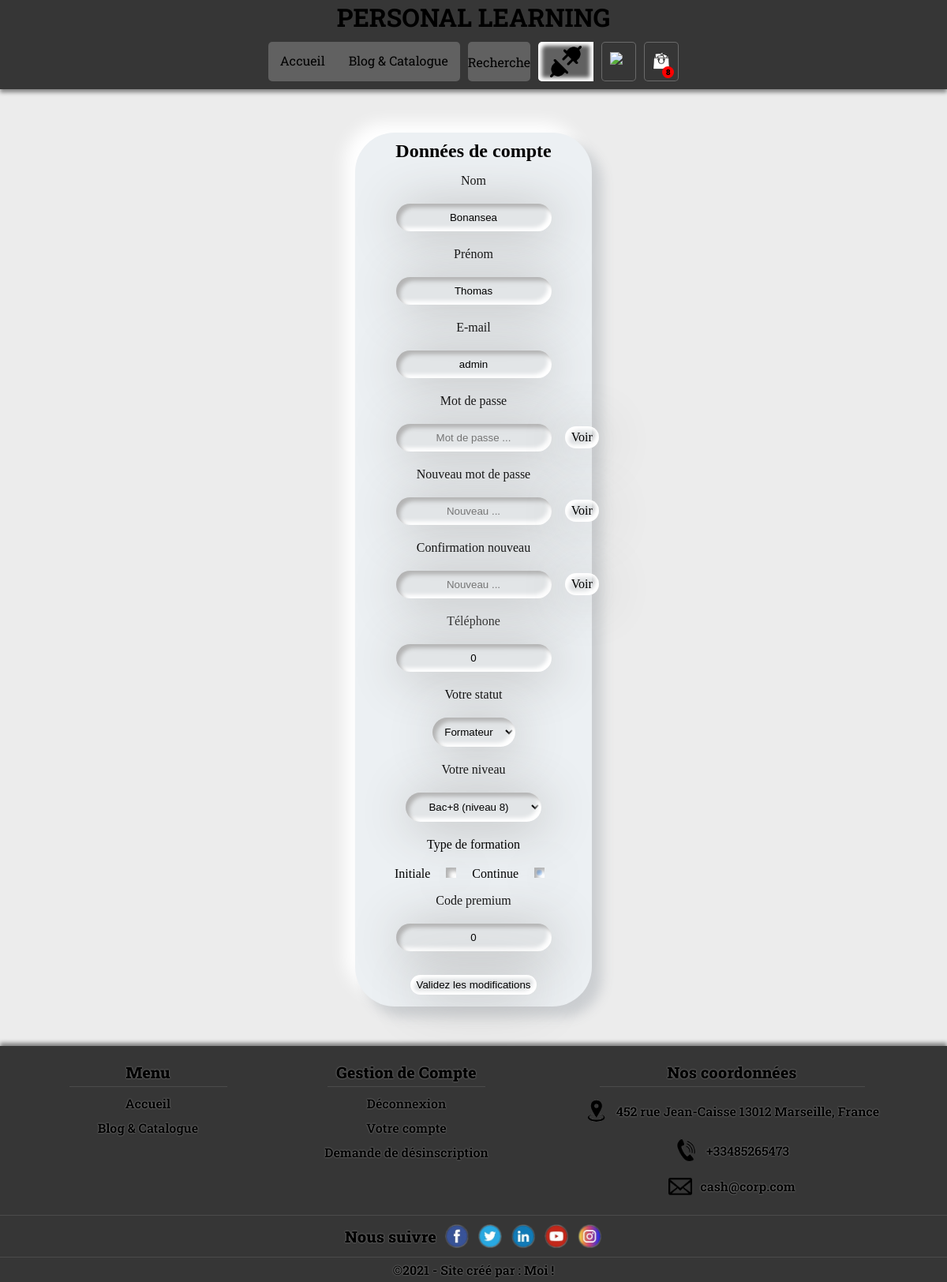
The page /front/compte.php (signed in) on the database its author committed.
### tables this page shows
CREATE TABLE `users` (
  `Id` int(11) NOT NULL,
  `Name` varchar(30) NOT NULL,
  `Firstname` varchar(30) NOT NULL,
  `Email` varchar(60) NOT NULL,
  `Password` varchar(255) NOT NULL,
  `Phone` int(15) NOT NULL,
  `Code` int(30) NOT NULL,
  `Id_statut` int(11) NOT NULL,
  `Id_formation` int(11) NOT NULL,
  `Id_niveau` int(11) NOT NULL,
  `Id_type` int(11) NOT NULL
);

CREATE TABLE `formations` (
  `Id_formation` int(11) NOT NULL,
  `Formation_name` varchar(30) NOT NULL
);

### includes/session.php (called while the page is built, shortened)
<?php
function be_connect()
{
	if (isset($_SESSION['Id'])) return true;
	else return false;
}

### includes/class/Database.php (called while the page is built, shortened)
<?php
class Database
{
    private static $dbName = 'personal_learning';
    private static $dbHost = 'localhost';
    private static $dbUsername = 'root';
    private static $dbUserPassword = '';
    private static $pdo = null;
    public static function connect()
    {
        if (null == self::$pdo) {
            try {
                self::$pdo = new PDO("mysql:host=" . self::$dbHost . ";" . "dbname=" . self::$dbName, self::$dbUsername, self::$dbUserPassword);
                self::$pdo->setAttribute(PDO::ATTR_ERRMODE, PDO::ERRMODE_EXCEPTION);
                self::$pdo->setAttribute(PDO::ATTR_DEFAULT_FETCH_MODE, PDO::FETCH_ASSOC);
            } catch (PDOException $e) {
                echo "Erreur connexion ...<br>";
                die($e->getMessage());
            }
        }
        return self::$pdo;
    }
    public static function disconnect()
    {
        self::$pdo = null;
    }
    public function myQuery($sql)
    {
        $pdoStatment = self::$pdo->query($sql);
        return $pdoStatment;
    }
    public function myPrepare(string $sql)
    {
        $prep_pdoStatment = self::$pdo->prepare($sql);
        return $prep_pdoStatment;
    }
    public function myExecute($prep_pdoStatment, array $values)
    {
        if(empty($values)) $prep_pdoStatment->execute();
        else $prep_pdoStatment->execute($values);
        return $prep_pdoStatment;
    }
}

### includes/class/Form_account.php (the view, shortened to what this page needs)
<?php
class Form_account
{
	private $dataform;
	private $inputs = array();
	private $nbRadio = 0;
	public function __construct($pdo, $dataform = array())	{
		$this->dataform = $dataform;
	}
	private function getValueFromArray($key) {
		return isset($this->dataform[$key]) ? utf8_encode($this->dataform[$key]) : null;
	}
	public function inputText(string $title, string $text, string $name, $needed=false)	{
		$this->inputs[] = $name;
		return "<label for='{$name}'>{$title}</label><input type='text' id='{$name}' name='{$name}' placeholder='{$text}' value='". $this->getValueFromArray($name) ."'>";
	}
	public function inputPassword(string $title, $text="Mot de passe ...", $name="Password", $needed=true) {
		$this->inputs[] = $name;
		return "<div class='pswd-voir'><label for='{$name}'>{$title}</label><input type='password' id='Password' name='{$name}' placeholder='{$text}' ><div id='btnVoir' class='btn btn-voir'>Voir</div></div>";
	}
	public function inputSelect(string $title, array $options, string $name, $needed=true) {
		$this->inputs[] = $name;
		$html = "<label for='{$name}'>{$title}</label><select id='{$name}' name='{$name}'>";
		for ($i=0; $i < count($options); $i++) {
			$value=$i+1;
			if($this->getValueFromArray($name) === "$value") $html .= "<option value='{$value}' selected='selected'>{$options[$i]}</option>";
			else $html .= "<option value='{$value}'>{$options[$i]}</option>";
		}
		$html .= "</select>";
		return $html;
	}
	public function inputRadio(string $title, $name='Id_formation', $needed=true) {
		$flag = false;
		for ($i=0; $i < count($this->inputs); $i++) {
			if($this->inputs[$i] === $name) $flag=true;
		}
		if(!$flag) $this->inputs[] = $name;
		$this->nbRadio++;
		if($this->getValueFromArray($name) === "$this->nbRadio") {
			return "<label for='radio'>{$title}</label><input type='radio' id='radio' name='{$name}' value={$this->nbRadio} checked>";
		}
		else return "<label for='radio'>{$title}</label><input type='radio' id='radio' name='{$name}' value={$this->nbRadio}>";
	}
	public function submit(string $text) {
		return "<input class='btn' type='submit' value='$text'>";
	}
}

### front/compte.php (shortened to what this page needs)
<?php
require_once '../includes/session.php';
?>
<!DOCTYPE html>
<html lang="fr">
<?php require_once SERVEUR_ROOT.'/includes/head.php'; ?>
<body>
	<?php require_once SERVEUR_ROOT.'/includes/header.php'; ?>
	<?php
	$pdo = new Database();
	if (empty($_POST)) {
		$prep_sqlSelect = $pdo->myPrepare("SELECT * FROM users WHERE Email = :Email");
		$pdo->myExecute($prep_sqlSelect, ['Email' => $_SESSION['Email']]);
		if ($prep_sqlSelect && $res = $prep_sqlSelect->fetch()) {
			$form = new Form_account($pdo, $res);
		}
	} else $form = new Form_account($pdo, $_POST);
	?>
	<form id="formAccount" class="formAccount" action="" method="POST">
		<h2>Données de compte</h2>
		<?php
		echo $form->inputText("Nom", "Nom ...", "Name");
		echo $form->inputText("Prénom", "Prénom ...", "Firstname");
		echo $form->inputText("E-mail", "E-mail ...", "Email");
		echo $form->inputPassword("Mot de passe", "Mot de passe ...", 'Password', false);
		echo $form->inputPassword("Nouveau mot de passe", "Nouveau ...", 'Password_N1', false);
		echo $form->inputPassword("Confirmation nouveau", "Nouveau ...", 'Password_N2', false);
		echo $form->inputText("Téléphone", "Téléphone ...", "Phone");
		$res = $pdo->myQuery("SELECT Statut_name FROM statuts")->fetchAll(PDO::FETCH_NUM);
		for ($i=0; $i < count($res); $i++) $res[$i] = utf8_encode($res[$i][0]);
		echo $form ->inputSelect('Votre statut', $res, 'Id_statut');
		$res = $pdo->myQuery("SELECT Niveau_name FROM niveaux")->fetchAll(PDO::FETCH_NUM);
		for ($i=0; $i < count($res); $i++) $res[$i] = utf8_encode($res[$i][0]);
		echo $form ->inputSelect('Votre niveau', $res, 'Id_niveau');
		$res = $pdo->myQuery("SELECT Formation_name FROM formations")->fetchAll(PDO::FETCH_NUM);
		echo '<div class="grp_radio"><span>Type de formation</span>';
		for ($i=0; $i < count($res); $i++) {
			$res[$i] = utf8_encode($res[$i][0]);
			echo '<div>'.$form ->inputRadio($res[$i]).'</div>';
		}
		echo '</div>';
		echo $form->inputText("Code premium", "Code ...", "Code");
		echo $form->submit("Validez les modifications");
		?>
	</form>
	<?php require_once SERVEUR_ROOT . '/includes/footer.php'; ?>
</body>
</html>

### includes/head.php (shortened to what this page needs)
<head>
	<link rel="stylesheet" href="<?= ROOT_URL; ?>/assets/css/document.css" />
	<link rel="stylesheet" href="<?= ROOT_URL; ?>/assets/css/header_multiBurger.css" />
	<link rel="stylesheet" href="<?= ROOT_URL; ?>/assets/css/footer.css" />
	<?php if (basename($_SERVER["PHP_SELF"], '.php') === "connexion" || basename($_SERVER["PHP_SELF"], '.php') === "compte" || basename($_SERVER["PHP_SELF"], '.php') === "back") : ?>
		<link rel="stylesheet" href="<?= ROOT_URL; ?>/assets/css/form_account.css" />
	<?php endif; ?>
</head>

### includes/header.php (shortened to what this page needs)
<header>
   <h1>PERSONAL LEARNING</h1>
   <nav class="menuBurger">
      <div class="container">
         <div class="contenuBuger">
            <ul class="ui_nav">
               <li>
                  <?= (basename($_SERVER["PHP_SELF"], '.php') === "index") ? '<a class="current_page" href="' . ROOT_URL . '">Accueil</a>'
                     : '<a href="' . ROOT_URL . '">Accueil</a>'; ?>
               </li>
               <li>
                  <?= (basename($_SERVER["PHP_SELF"], '.php') === "recherche") ? '<a class="current_page" href="' . ROOT_URL . '/front/recherche.php">Blog & Catalogue</a>'
                     : '<a href="' . ROOT_URL . '/front/recherche.php">Blog & Catalogue</a>'; ?>
               </li>
            </ul>
            <ul class="ui_search">
               <li>Recherche</li>
            </ul>
            <ul class="ui_account">
               <?php
               if (be_connect()) : ?>
                  <li class="btn_account">
                     <a class="btn_disconnect" href="<?= ROOT_URL; ?>/includes/session_close.php"><img class="icon_disconnect" title="Déconnexion" src="<?= ROOT_URL; ?>/assets/icon/disconnect.png" alt="Déconnexion" /></a>
                  </li>
               <?php
               endif ?>
            </ul>
         </div>
      </div>
      <?php
      if (be_connect()) : ?>
         <div class="container">
            <label class="btn_library" for="check_library"><img src="<?= ROOT_URL ?>/assets/icon/book0a.png" alt="biblio"></label>
         </div>
      <?php endif; ?>
      <div class="container">
         <label class="btn_basket" for="check_basket">
            <img src="<?= ROOT_URL ?>/assets/icon/basket0b.png" alt="panier">
            <div class="count"><?= '8' ?></div>
         </label>
      </div>
   </nav>
</header>

### includes/footer.php
<footer>
	<menu class="menu">
		<h4>Menu</h4>
		<ul>
			<li><?=
            (basename($_SERVER["PHP_SELF"], '.php') === "index") ? '<a class="current_page" href="'.ROOT_URL.'">Accueil</a>'
            : '<a href="'.ROOT_URL.'">Accueil</a>';
         ?></li>
         <li><?=
            (basename($_SERVER["PHP_SELF"], '.php') === "recherche") ? '<a class="current_page" href="'.ROOT_URL.'/front/recherche.php">Blog & Catalogue</a>'
            : '<a href="'.ROOT_URL.'/front/recherche.php">Blog & Catalogue</a>';
         ?></li>
		</ul>
	</menu>
	<account class="account">
		<h4>Gestion de Compte</h4>
		<ul>
			<?php if (be_connect()) : ?>
				<li><a href="<?= ROOT_URL; ?>/includes/session_close.php">Déconnexion</a></li>
				<li><a href="<?= ROOT_URL; ?>/front/compte.php"></a>Votre compte</li>
				<li><a href="#">Demande de désinscription</a></li>
			<?php else : ?>
				<li><a href="<?= ROOT_URL; ?>/front/connexion.php">Se connecter / S'inscrire</a></li>
			<?php endif; ?>
		</ul>
	</account>
	<coordo class="coordo">
		<h4>Nos coordonnées</h4>
		<ul>
			<li>
				<img src="<?= ROOT_URL; ?>/assets/icon/localisation.png" alt="Adresse">
				<a target="_blank" href="https://www.google.fr/maps/place/AFPA/@43.3285266,5.4120473,17z/data=!3m1!4b1!4m5!3m4!1s0x12c9bf97c6a188b5:0x26144d7cd0241160!8m2!3d43.3285266!4d5.414236">452 rue Jean-Caisse 13012 Marseille, France</a>
			</li>
			<li><img src="<?= ROOT_URL; ?>/assets/icon/phone.png" alt="Téléphone"><a href="tel:+33485265473">+33485265473</a></li>
			<li><img src="<?= ROOT_URL; ?>/assets/icon/mail.png" alt="E-mail"><a href="mailto:cash@corp.com">cash@corp.com</a></li>
		</ul>
	</coordo>
	<social class="social">
		<h4>Nous suivre</h4>
		<a title="facebook" href=""><img src="<?= ROOT_URL; ?>/assets/icon/facebook_icon.png" alt="facebook"></a>
		<a title="twitter" href=""><img src="<?= ROOT_URL; ?>/assets/icon/twitter_icon.png" alt="twitter"></a>
		<a title="linkedin" href=""><img src="<?= ROOT_URL; ?>/assets/icon/linkedin_icon.png" alt="linkedin"></a>
		<a title="youtube" href=""><img src="<?= ROOT_URL; ?>/assets/icon/youtube_icon.png" alt="youtube"></a>
		<a title="instagram" href=""><img src="<?= ROOT_URL; ?>/assets/icon/instagram_icon.png" alt="instagram"></a>
	</social>
	<copyright class="copyright">©2021 - Site créé par : Moi !</copyright>
</footer>

### assets/css/document.css (style rules this page uses)
* { box-sizing: border-box; margin: 0%; padding: 0%; }
html { font-family: "Roboto Slab", serif; }
body { display: flex; flex-direction: column; align-items: center; background-color: #ececec; max-width: 1280px; margin: auto; }

### assets/css/footer.css (style rules this page uses)
footer { display: flex; flex-wrap: wrap; justify-content: space-evenly; width: 100%; background-color: #363636; box-shadow: #00000071 0px -4px 5px; font-weight: bolder; text-shadow: #ffffff86 0px 0px 2px; }
footer h4 { font-size: 20px; font-weight: bolder; padding: 0.3125rem; width: 80%; margin-bottom: 0.3125rem; text-align: center; border-bottom: 1px solid #ffffff1a; }
footer a, footer address, footer span { display: flex; align-items: center; justify-content: center; text-decoration: none; text-align: center; color: initial; }
footer ul { list-style: none; display: flex; align-items: center; flex-direction: column; }
footer ul li { display: flex; flex-wrap: wrap; padding: 0.3125rem; }
footer img { width: 1.875rem; }
footer .menu, footer .account, footer .coordo { display: flex; flex-direction: column; align-items: center; margin: 0.9375rem; width: 15.625rem; }
footer .coordo { width: 26.25rem; }
footer .coordo li * { margin: 0.3125rem; }
footer .social, footer .copyright { display: flex; justify-content: center; width: 100%; padding: 0.3125rem; border-top: 1px solid #ffffff1a; }
footer .social a { margin: 0.375rem; }
footer .social h4 { display: flex; align-items: center; margin: initial; border: initial; width: initial; }

### assets/css/form_account.css (style rules this page uses)
.conteneur, .formAccount { font-family: initial; width: 18.75rem; margin: 3.125rem auto; background-color: #ecf0f3; box-shadow: #cbced1 0.8125rem 0.8125rem 0.9375rem, #ffffff -0.8125rem -0.8125rem 1.25rem; }
.formAccount { border-radius: 50px; display: flex; flex-direction: column; align-items: center; }
h2 { padding: 0.625rem; }
label { user-select: none; margin: 0.3125rem; }
input[type=text], input[type=password], input[type=radio], select { text-align: center; margin: 0.9375rem; padding: 0.625rem; background-color: #cacaca4b; box-shadow: #b4b4b4 0.3rem 0.3rem 0.3rem inset, #ffffff -0.3rem -0.3rem 0.3rem inset, #b4b4b4 0.3rem 0.3rem 4rem; border: none; border-radius: 50px; }
input[type=submit] { margin: 0.9375rem; }
.grp_radio { display: flex; justify-content: center; flex-wrap: wrap; }
.grp_radio span { margin: 0.3125rem; width: 100%; text-align: center; }
div.pswd-voir { position: relative; display: flex; flex-direction: column; align-items: center; }
div.pswd-voir div.btn-voir { user-select: none; position: absolute; right: -20%; top: 49.5%; }
.btn { border: none; padding: 0.3125rem 0.5rem; border-radius: 50px; background-color: #cacaca4b; box-shadow: #ffffff 0.3rem 0.3rem 0.3rem inset, #ffffff -0.3rem -0.3rem 0.3rem inset, #b4b4b4 0.3rem 0.3rem 4rem; }

### rows shown on the page
users: Name "Bonansea", Firstname "Thomas", Email "admin", Phone "0", Id_statut "Formateur", Id_niveau "Bac+8 (niveau 8)", Code "0"
formations: Formation_name "Initiale"
formations: Formation_name "Continue"

### other values the page prints
$title "Nom Prénom E-mail Téléphone Code premium"
$title "Mot de passe Nouveau mot de passe Confirmation nouveau"
$title "Votre statut Votre niveau"
